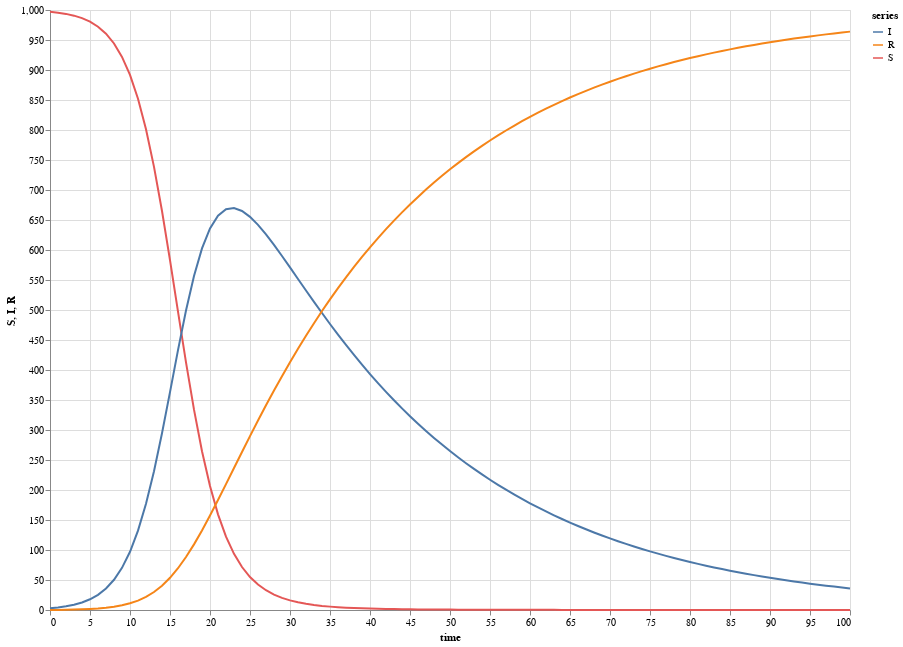

The cell this chart's notebook holds for it:
### Code cell
points = simulate(sir at [0..100 by 1])

S = series(value(points.S), "S", {{ style = "lines" }})
I = series(value(points.I), "I", {{ style = "lines" }})
R = series(value(points.R), "R", {{ style = "lines" }})

plot("", [S, I, R], time(points), "time")

### Figure 1 — Vega-Lite specification as saved in the notebook (floating-point values rounded to 4 significant figures; data arrays with more than 128 entries replaced by an {"elided": "..."} marker saying what was removed)
{"$schema": "https://vega.github.io/schema/vega-lite/v4.json", "data": {"values": {"elided": "303 records"}}, "description": "", "height": 600, "layer": [{"encoding": {"color": {"field": "series", "type": "nominal"}, "x": {"field": "time", "type": "quantitative"}, "y": {"field": "S", "type": "quantitative"}}, "mark": "line"}, {"encoding": {"color": {"field": "series", "type": "nominal"}, "x": {"field": "time", "type": "quantitative"}, "y": {"field": "I", "type": "quantitative"}}, "mark": "line"}, {"encoding": {"color": {"field": "series", "type": "nominal"}, "x": {"field": "time", "type": "quantitative"}, "y": {"field": "R", "type": "quantitative"}}, "mark": "line"}], "width": 800}
